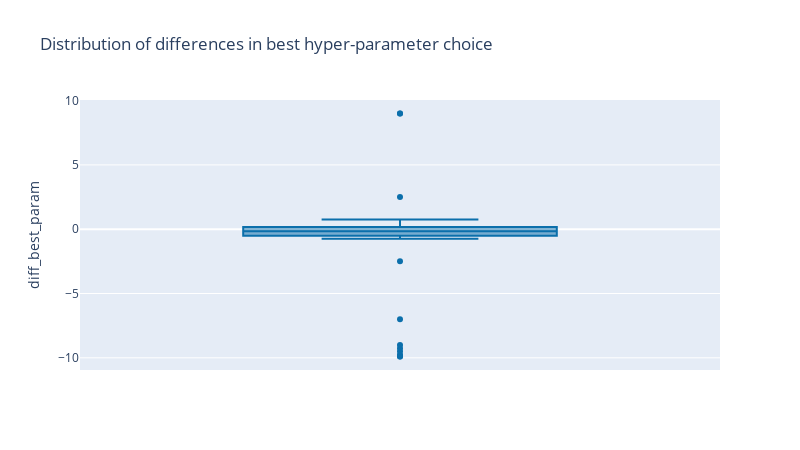

Notebook cell for this chart:
### Code cell
# Boxplot for the distribution of differences in best hyper-parameter choice:
px.box(y=LR_div.diff_best_param,
       color_discrete_sequence=['#0b6fab'],
       width=800, height=450,
       labels={'y': 'diff_best_param'},
       title='Distribution of differences in best hyper-parameter choice')

### Figure 1 — Plotly figure (JSON) as saved in the notebook; plotly's stock layout.template omitted (floating-point values rounded to 4 significant figures)
{"data": [{"alignmentgroup": "True", "hovertemplate": "diff_best_param=%{y}<extra></extra>", "legendgroup": "", "marker": {"color": "#0b6fab"}, "name": "", "notched": false, "offsetgroup": "", "orientation": "v", "showlegend": false, "type": "box", "x0": " ", "xaxis": "x", "y": [-0.65, -0.5, -9.9, -0.22, -0.75, -9.25, -0.5, 0.15, 0.05, -9.9, 0.75, -0.25, 0.25, -0.25, -0.2, -7, -0.15, 0.2, 0.2, 9, -0.05, -0.15, -0.25, -9, -0.05, 2.5, -0.25, -9.5, 0.2, -0.07, -0.25, 9, -0.2, 0.45, -0.25, -0.05, 0.15, 0.15, 0.7, -2.5, -0.15, -9.75, -0.07, 0.75], "y0": " ", "yaxis": "y"}], "layout": {"boxmode": "group", "height": 450, "legend": {"tracegroupgap": 0}, "title": {"text": "Distribution of differences in best hyper-parameter choice"}, "width": 800, "xaxis": {"anchor": "y", "domain": [0, 1]}, "yaxis": {"anchor": "x", "domain": [0, 1], "title": {"text": "diff_best_param"}}}}
